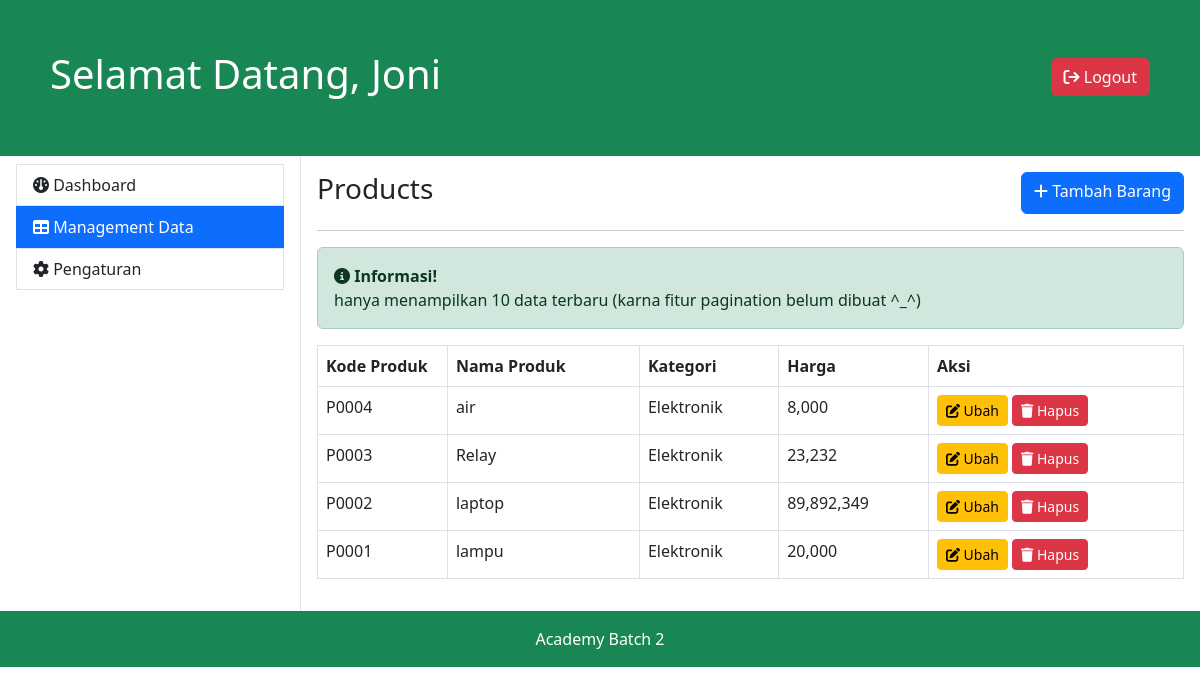
The app's page /frontend/dashboard/pages/products.php (signed in) with its own data.
### tables this page shows
CREATE TABLE `products` (
  `id` int(10) NOT NULL,
  `code` char(5) NOT NULL,
  `name` varchar(255) NOT NULL,
  `price` int(10) NOT NULL,
  `category` varchar(255) NOT NULL,
  `users_by` int(5) NOT NULL,
  `created_at` datetime NOT NULL DEFAULT current_timestamp()
);

### frontend/dashboard/pages/products.php (the view, shortened to what this page needs)
<?php
	include_once('../templates/header.php');
?>
<div class="d-flex">
  <h3 class="me-auto">Products</h3>
  <a href="<?= BASE_URL.'frontend/dashboard/pages/products_create.php' ?>" class="btn btn-primary ms-auto"><i class="fa-solid fa-plus"></i> Tambah Barang</a>
</div>
<hr>
<div class="alert alert-success" role="alert"><i class="fa-solid fa-circle-info"></i> <span class="fw-bold">Informasi!</span> <br> hanya menampilkan 10 data terbaru (karna fitur pagination belum dibuat ^_^)</div>
<table class="table table-bordered">
  <thead>
    <tr>
      <th scope="col" width="15%">Kode Produk</th>
      <th scope="col">Nama Produk</th>
      <th scope="col">Kategori</th>
      <th scope="col">Harga</th>
      <th scope="col">Aksi</th>
    </tr>
  </thead>
  <tbody>
    <?php
      $runQuery = mysqli_query($link, "SELECT * FROM products ORDER BY created_at DESC LIMIT 10");
      while ($row = mysqli_fetch_assoc($runQuery)) {
        echo '<tr>';
        echo '<td>'.$row['code'].'</td>';
        echo '<td>'.$row['name'].'</td>';
        if ($row['category'] == 'EL') {
          $row['category'] = 'Elektronik';
        } else if ($row['category'] == 'TR') {
          $row['category'] = 'Kendaraan';
        }
        echo '<td>'.$row['category'].'</td>';
        echo '<td>'.number_format($row['price']).'</td>';
        echo '<td>
                    <a href="'.BASE_URL.'frontend/dashboard/pages/products_update.php?id='.$row['id'].'" class="btn btn-sm btn-warning"><i class="fa-solid fa-pen-to-square"></i> Ubah</a>
                    <a href="'.BASE_URL.'backend/delete_products.php?id='.$row['id'].'" class="btn btn-sm btn-danger"><i class="fa-solid fa-trash"></i> Hapus</a></td>';
        echo '</tr>';
      }
    ?>
  </tbody>
</table>
<?php
	include_once('../templates/footer.php');
?>

### records on screen
products: code "P0004", name "air", category "Elektronik", price "8,000"
products: code "P0003", name "Relay", category "Elektronik", price "23,232"
products: code "P0002", name "laptop", category "Elektronik", price "89,892,349"
products: code "P0001", name "lampu", category "Elektronik", price "20,000"

### other values on screen
$_SESSION['username'] "Joni"
